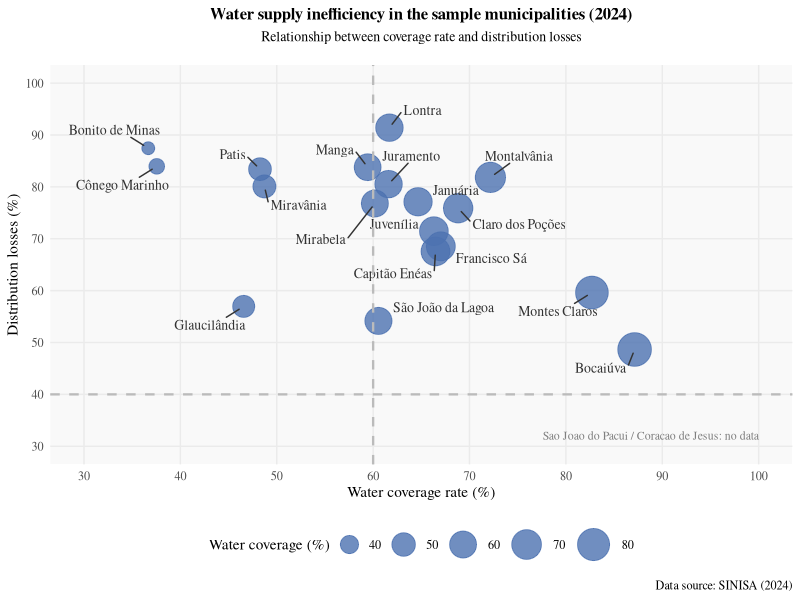
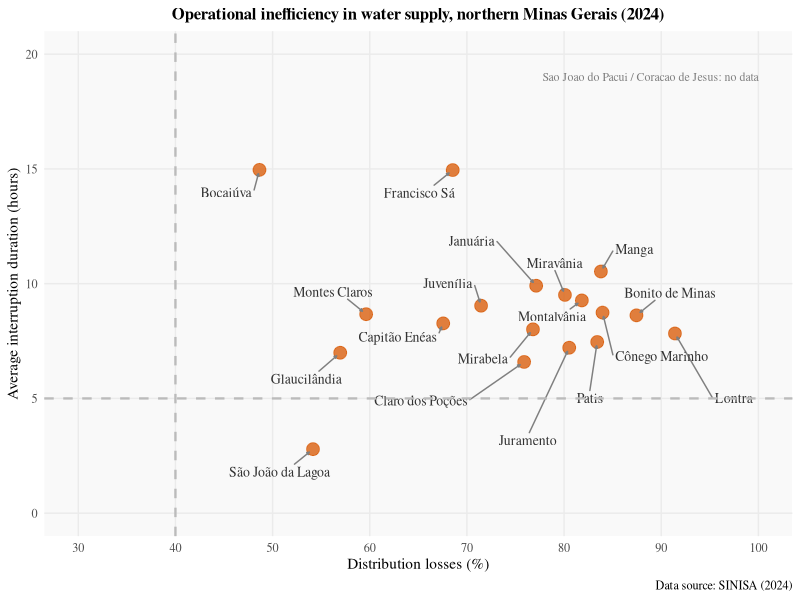
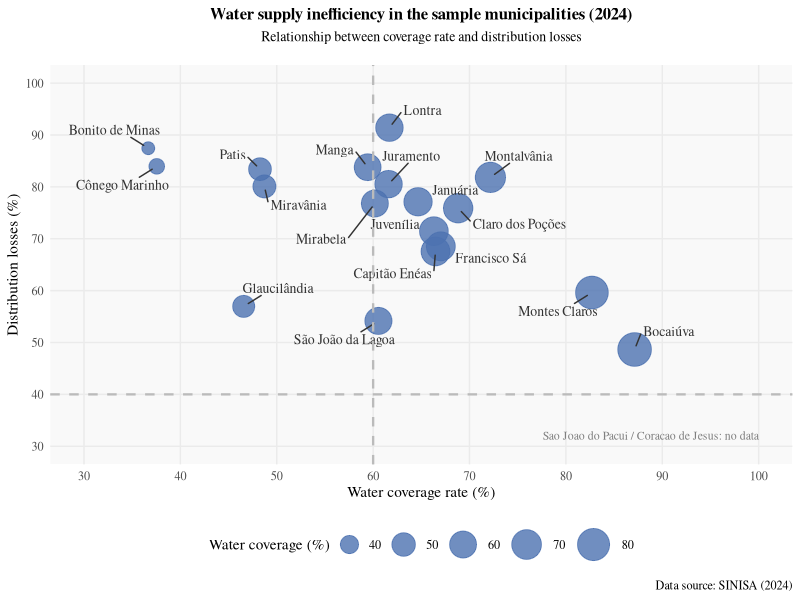
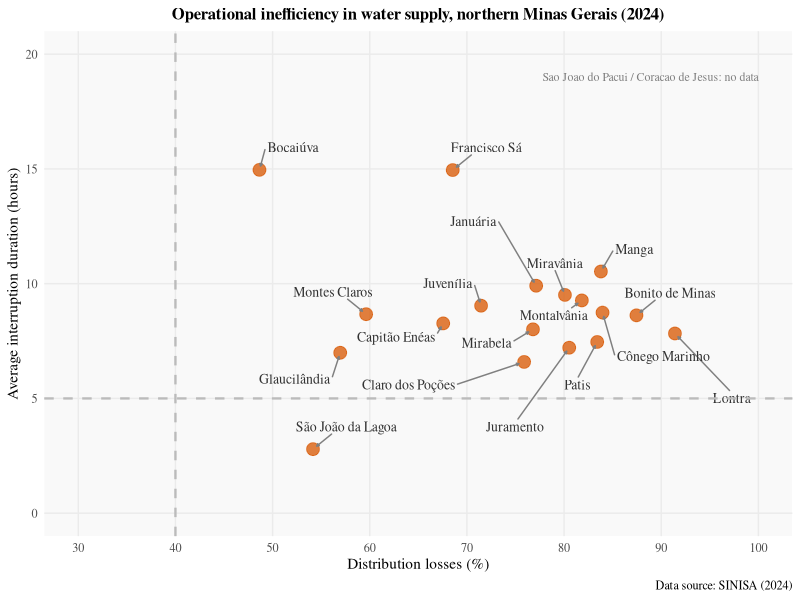

Generate these figures, in order, with R:
# Carregando os pacotes necessários
library(ggplot2)
library(ggrepel)
library(dplyr)
library(tibble)

# 1. OS DADOS DA TABELA DA VERDADE (Blindados e Corrigidos)
dados_finais <- tribble(
  ~Municipio, ~Cobertura, ~Perda, ~Interrupcao,
  "Bocaiúva", 87.13, 48.65, 14.96,
  "Bonito de Minas", 36.67, 87.45, 8.62,
  "Capitão Enéas", 66.47, 67.56, 8.27,
  "Claro dos Poções", 68.82, 75.89, 6.59,
  "Coração de Jesus", 41.00, NA, NA,
  "Cônego Marinho", 37.55, 83.96, 8.74,
  "Francisco Sá", 67.02, 68.54, 14.95,
  "Glaucilândia", 46.57, 56.96, 6.99,
  "Januária", 64.66, 77.13, 9.91,
  "Juramento", 61.60, 80.53, 7.21,
  "Juvenília", 66.30, 71.46, 9.04,
  "Lontra", 61.69, 91.41, 7.83,
  "Manga", 59.43, 83.79, 10.53,
  "Mirabela", 60.18, 76.80, 8.01,
  "Miravânia", 48.72, 80.09, 9.51,
  "Montalvânia", 72.17, 81.83, 9.27,
  "Montes Claros", 82.70, 59.63, 8.67,
  "Patis", 48.26, 83.41, 7.46,
  "São João da Lagoa", 60.55, 54.16, 2.79
)

# -------------------------------------------------------------------------
# 2. FIGURA 4: BOLHAS AZUIS (Cobertura vs. Perdas)
# -------------------------------------------------------------------------
p_fig4 <- ggplot(filter(dados_finais, !is.na(Perda)), aes(x = Cobertura, y = Perda, size = Cobertura)) +
  geom_point(color = "#4c72b0", alpha = 0.8) +
  geom_text_repel(aes(label = Municipio), 
                  size = 3.5, family = "serif", color = "#333333",
                  box.padding = 0.6, point.padding = 0.5, 
                  max.overlaps = Inf, show.legend = FALSE) +
  geom_vline(xintercept = 60, linetype = "dashed", color = "#bbbbbb", linewidth = 0.8) +
  geom_hline(yintercept = 40, linetype = "dashed", color = "#bbbbbb", linewidth = 0.8) +
  scale_x_continuous(limits = c(30, 100), breaks = seq(30, 100, 10)) + 
  scale_y_continuous(limits = c(30, 100), breaks = seq(30, 100, 10)) +
  scale_size_continuous(range = c(4, 11), name = "Water coverage (%)") +
  # O AJUSTE 1: Nota de dados ausentes inserida na Figura 4
  annotate("text", x = 100, y = 32, label = "Sao Joao do Pacui / Coracao de Jesus: no data", 
           size = 3, family = "serif", color = "gray50", hjust = 1) +
  labs(title = "Water supply inefficiency in the sample municipalities (2024)",
       subtitle = "Relationship between coverage rate and distribution losses",
       x = "Water coverage rate (%)", 
       y = "Distribution losses (%)", 
       caption = "Data source: SINISA (2024)") +
  theme_minimal(base_family = "serif") +
  theme(plot.title = element_text(face = "bold", size = 12, hjust = 0.5),
        plot.subtitle = element_text(size = 10, hjust = 0.5, margin = margin(b=15)),
        legend.position = "bottom", 
        panel.grid.minor = element_blank(),
        panel.background = element_rect(fill = "#f9f9f9", color = NA))

print(p_fig4)
ggsave("Figura_4_Oficial.png", plot = p_fig4, width = 8, height = 6, dpi = 300, bg = "white")

# -------------------------------------------------------------------------
# 3. FIGURA 5: PONTOS LARANJAS (Perdas vs. Interrupções)
# -------------------------------------------------------------------------
p_fig5 <- ggplot(filter(dados_finais, !is.na(Interrupcao)), aes(x = Perda, y = Interrupcao)) +
  geom_point(size = 4, color = "#d95f0e", alpha = 0.8) +
  # O AJUSTE 2: Forçando linhas e setas de ligação com o ponto
  geom_text_repel(aes(label = Municipio), 
                  size = 3.5, family = "serif", color = "#333333",
                  box.padding = 0.8, point.padding = 0.4, 
                  max.overlaps = Inf,
                  min.segment.length = 0, # Força a linha a aparecer sempre
                  segment.color = "gray50", # Cor da linha
                  segment.linewidth = 0.6,
                  arrow = arrow(length = unit(0.005, "npc"), type = "closed")) + # Desenha a seta
  geom_vline(xintercept = 40, linetype = "dashed", color = "#bbbbbb", linewidth = 0.8) +
  geom_hline(yintercept = 5, linetype = "dashed", color = "#bbbbbb", linewidth = 0.8) +
  scale_x_continuous(limits = c(30, 100), breaks = seq(30, 100, 10)) + 
  scale_y_continuous(limits = c(0, 20), breaks = seq(0, 20, 5)) +
  # Nota de dados ausentes mantida
  annotate("text", x = 100, y = 19, label = "Sao Joao do Pacui / Coracao de Jesus: no data", 
           size = 3, family = "serif", color = "gray50", hjust = 1) +
  labs(title = "Operational inefficiency in water supply, northern Minas Gerais (2024)",
       x = "Distribution losses (%)", 
       y = "Average interruption duration (hours)", 
       caption = "Data source: SINISA (2024)") +
  theme_minimal(base_family = "serif") +
  theme(plot.title = element_text(face = "bold", size = 12, hjust = 0.5),
        panel.grid.minor = element_blank(), 
        panel.background = element_rect(fill = "#f9f9f9", color = NA))

print(p_fig5)
ggsave("Figura_5_Oficial.png", plot = p_fig5, width = 8, height = 6, dpi = 300, bg = "white")

cat("\nPRONTO! Figuras geradas e salvas com setas e anotações. Procure por 'Figura_4_Oficial.png' e 'Figura_5_Oficial.png'.\n")
